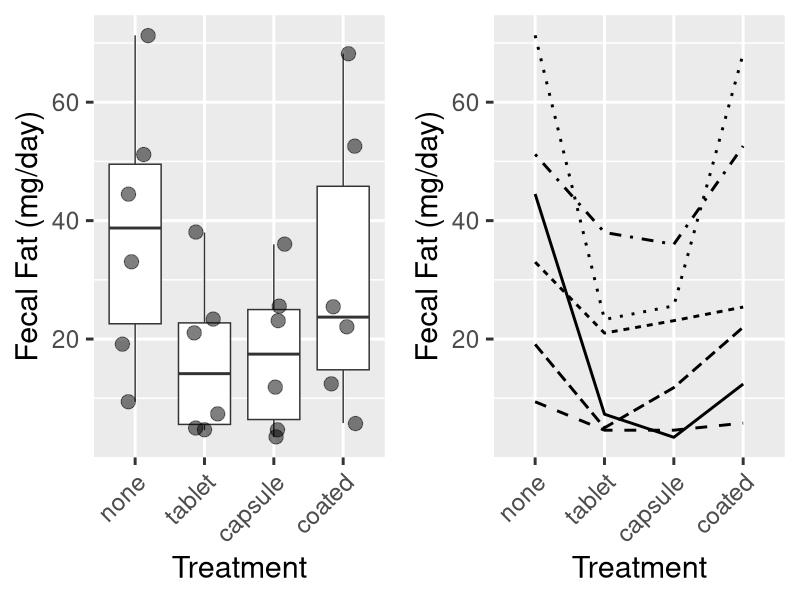
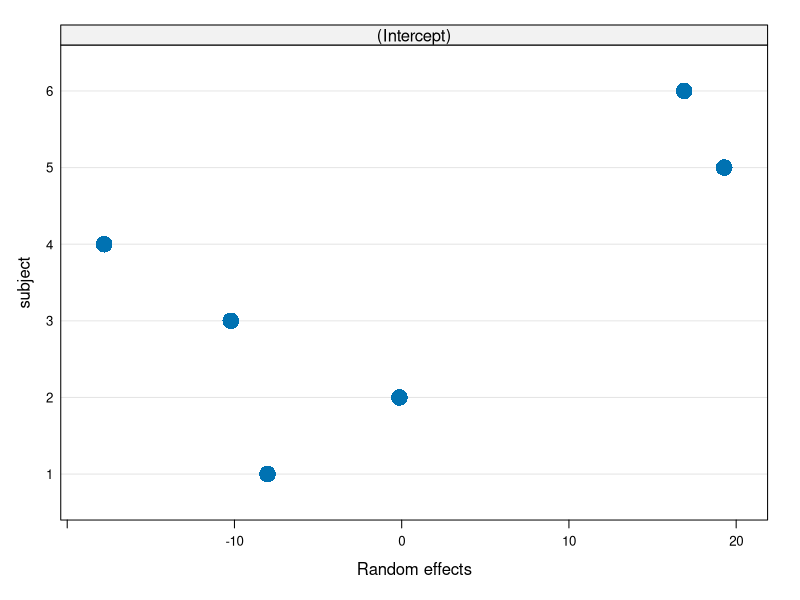
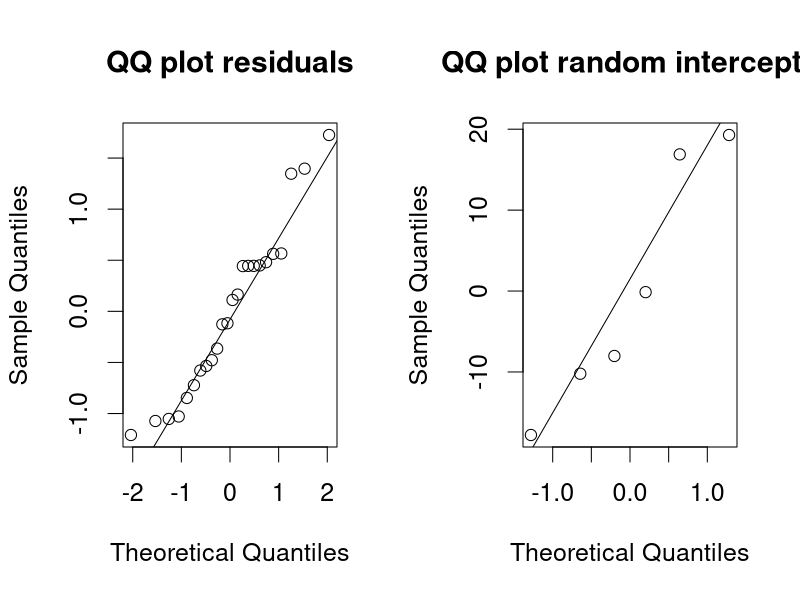
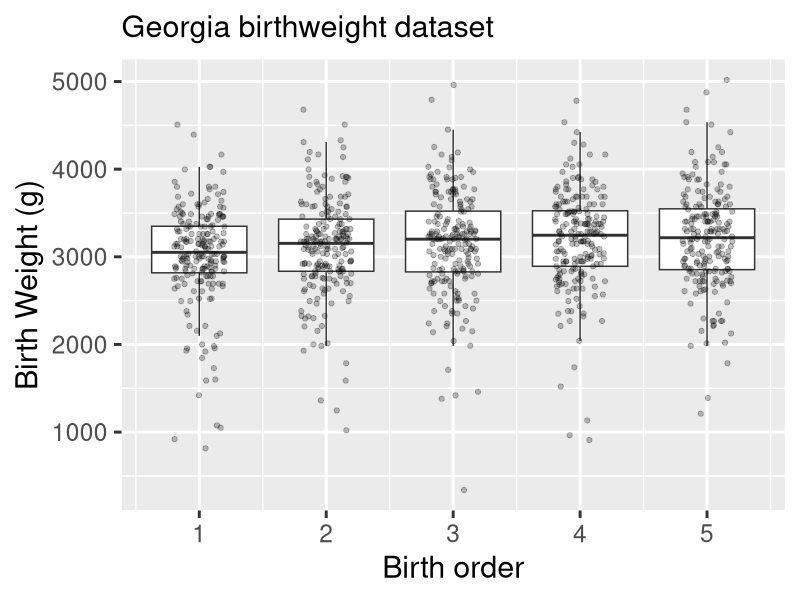
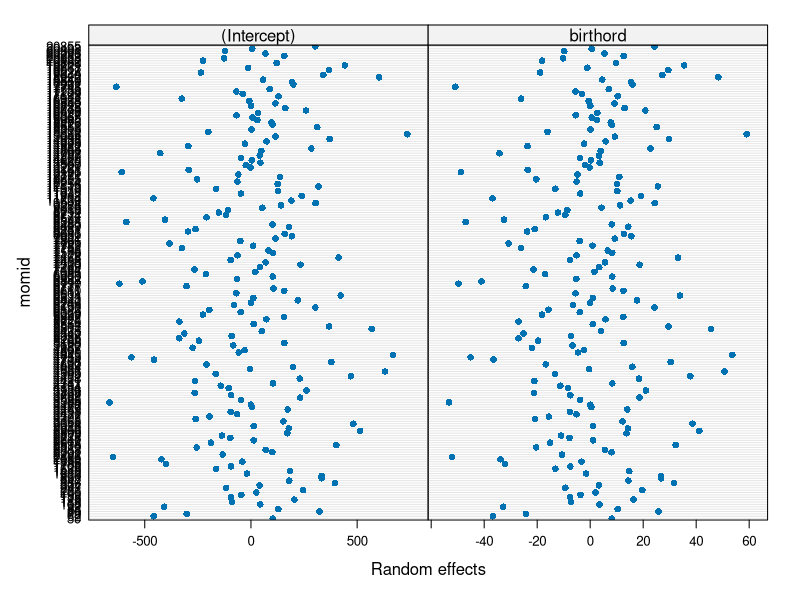

Recreate these plots in R, in order. (Note: this script raises an error after producing the figures.)
## ---- chunk 1
suppressPackageStartupMessages({
  library(tidyverse)
  library(ggplot2)
  library(gridExtra)
})
dat <- read.csv("fecfat.csv") %>%
  mutate(pilltype = factor(pilltype, levels = c("none", "tablet", "capsule", "coated"))) %>%
  mutate(subject = factor(subject))
## ---- chunk 2
p1 <- ggplot(dat, aes(pilltype, fecfat)) +
  geom_boxplot(outlier.shape = NA) +
  geom_jitter(width = 0.2, aes(size = 1.5), alpha = 0.5) +
  theme_grey(base_size = 22) +
  theme(legend.position = "none") +
  theme(axis.text.x = element_text(
    angle = 45,
    vjust = 1,
    hjust = 1
  )) +
  xlab("Treatment") + ylab("Fecal Fat (mg/day)")
p2 <-
  ggplot(dat, aes(
    x = pilltype,
    y = fecfat,
    group = subject,
    lty = subject
  )) +
  geom_line(size = 1) +
  theme_grey(base_size = 22) +
  theme(legend.position = "none") +
  theme(axis.text.x = element_text(
    angle = 45,
    vjust = 1,
    hjust = 1
  )) +
  xlab("Treatment") + ylab("Fecal Fat (mg/day)")
library(gridExtra)
grid.arrange(p1, p2, ncol = 2)
## ---- chunk 3
##Shortcut for calculating ICC from an lme object:
ICClme <- function(out) {
  varests <- as.numeric(VarCorr(out)[1:2])
  varests[1] / sum(varests)
}
## ---- chunk 4
library(nlme)
fitmix <- nlme::lme(fecfat ~ pilltype, 
                    data = dat, 
                    random =  ~ 1 | subject)
fitmix
## ---- chunk 5
par(cex = 2)
plot(ranef(fitmix), cex = 2)
## ---- chunk 6
par(mfrow = c(1, 2), cex = 1.5)
qqnorm(residuals(fitmix, type = "pearson"), main = "QQ plot residuals")
qqline(residuals(fitmix, type = "pearson"))
qqnorm(ranef(fitmix)[, 1], main = "QQ plot random intercepts")
qqline(ranef(fitmix)[, 1])
## ---- chunk 7
summary(fitmix)
## ---- chunk 8
intervals(fitmix)
## ---- chunk 9
library(nlme)
fitmix <- nlme::lme(fecfat ~ pilltype, 
                    data = dat, 
                    random =  ~ 1 | subject)
## ---- chunk 10
ga <- read_csv("gababies.csv") %>%
  mutate(momage = na_if(momage, 99)) %>%
  mutate(agebin = cut(initage, breaks = c(0, 20, 100))) %>%
  mutate(momid = factor(momid)) %>%
  mutate(lowbrth = recode_factor(lowbrth, `0` = "normal", `1` = "low"))
## ---- chunk 11
ggplot(ga, aes(x = birthord, group = birthord, y = bweight)) +
  geom_boxplot(notch = FALSE, outlier.shape = NA) +
  geom_jitter(width=0.2, col = "black", alpha = 0.25) +
  theme_grey(base_size = 22) + 
  labs(subtitle = "Georgia birthweight dataset") +
  xlab("Birth order") + ylab("Birth Weight (g)")
p2 <- ggplot(ga, aes(x = birthord, y = bweight, group = momid)) +
  geom_line() +
  theme_grey(base_size = 22) + 
  theme(legend.position = "none") +
  labs(subtitle = "Georgia birthweight dataset") +
  xlab("Birth order") + ylab("Birth Weight (g)")
## ---- chunk 12
gafit1 <- nlme::lme(bweight ~ birthord, data=ga, 
    random=~birthord|momid,
    na.action=na.omit,
    control=list(msMaxIter=600, msMaxEval=600, 
                 sing.tol=1e-20, msVerbose=FALSE))  
## ---- chunk 13
plot(ranef(gafit1))
## ---- chunk 14
summary(gafit1)
## ---- chunk 15
intervals(gafit1)
## ---- chunk 16
gafit.gee <- gee::gee(bweight ~ birthord,
                      corstr = "exchangeable",
                      id = momid,
                      data = ga)
## ---- chunk 17
summary(gafit.gee)
